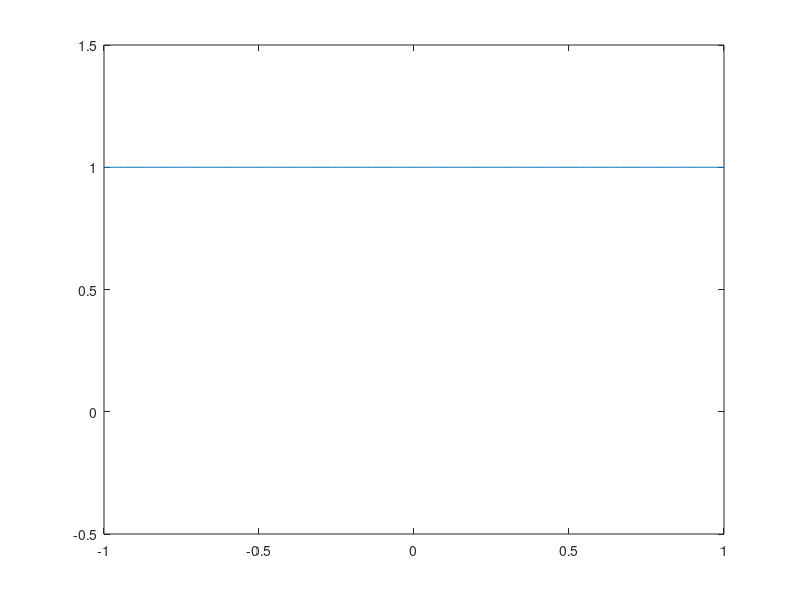

This chart was generated by the following MATLAB code: (Note: this script raises an error after producing the figure.)
clc
clear 
close all

T = 2;
dx = 0.01;
x = -1:dx:1;
Nx = length(x);
I = 2:Nx-1;
L = I - 1;
R = I + 1;

u0 = @(x) zeros(length(x),1);%1 - x.^2;
dt = dx/2;
Nt = T/dt;

V = ones(Nx,1);
Vs = zeros(Nx,1);
err = 1;
p = plot(x,V);
ylim([-0.5,1.5])
it = 0;
while err > 1e-6
    it = it + 1;
    dVl = (V(I) - V(L));
    dVr = (V(R) - V(I));
    A = dVl.*(dVl > 0);
    B = dVr.*(dVr < 0);

    Vs(I) = V(I).*(dVl <= 0 & dVr >= 0) +...
        (V(L) + dx).*( dVl > 0 & dVr >= 0) +  (V(R) + dx).*(dVl <= 0 & dVr < 0) +...
        (0.5*(V(R) + V(L) + sqrt(2*V(R).*V(L) - V(R).^2 - V(L).^2 + 2*dx*dx) ) ).*(dVl > 0 & dVr < 0);
    err = norm(Vs - V,inf);
    V = Vs;
    p.YData = Vs;
    pause(0.01);
    drawnow;
end